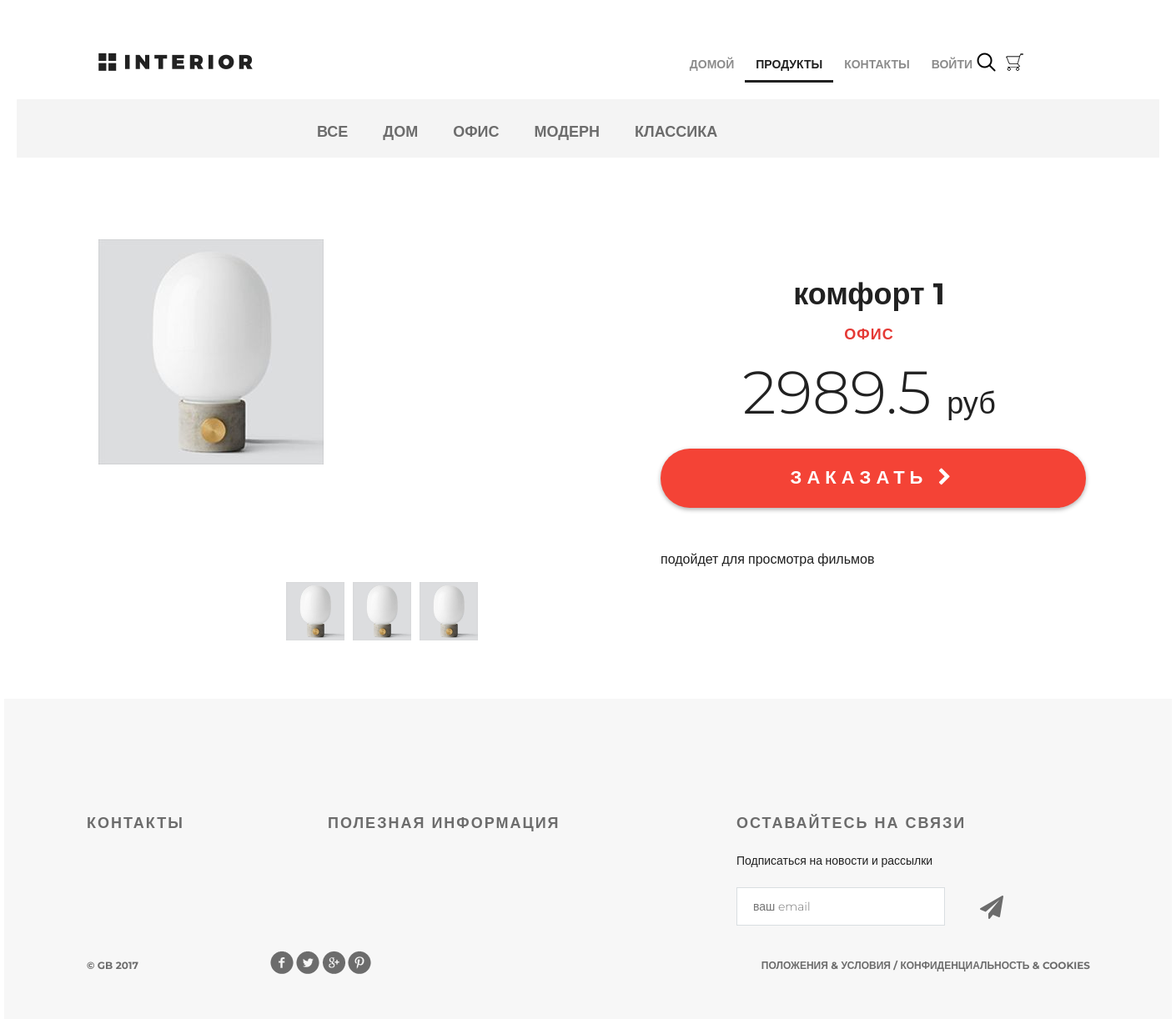
The page /products/product/1 on the database its author committed.
### mainapp/models.py (models this page shows, shortened)
class ProductCategory(models.Model):
    name = models.CharField(max_length=64, unique=True, verbose_name='имя')
    description = models.TextField(verbose_name='описание', blank=True)
    is_active = models.BooleanField(verbose_name='активность', default=True)

class Product(models.Model):
    category = models.ForeignKey(ProductCategory, on_delete=models.CASCADE)
    name = models.CharField(max_length=128, verbose_name='имя')
    image = models.ImageField(upload_to='products_image', blank=True)
    short_desc = models.CharField(max_length=64, verbose_name='краткое описание', blank=True)
    description = models.TextField(blank=True, verbose_name='описание')
    price = models.DecimalField(verbose_name='цена', max_digits=8, decimal_places=2, default=0)
    quantity = models.PositiveSmallIntegerField(verbose_name='количество на складе', default=0)
    is_active = models.BooleanField(verbose_name='активность', default=True)

### mainapp/views.py (the view)
# urls.py: path('product/<int:pk>', mainapp.product, name='product')
def product(request, pk):
    content = {
        'title': 'продукт',
        'product': get_object_or_404(Product, pk=pk),
        'links_menu': ProductCategory.objects.all(),
    }
    return render(request, 'mainapp/product.html', content)

### adminapp/templatetags/my_tags.py (called while the page is built)
def media_for_products(path_to_image):
    if not path_to_image:
        path_to_image = "products_images/default.jpg"
    return f'{settings.MEDIA_URL}{path_to_image}'

### mainapp/context_processors.py (called while the page is built)
def basket(request):
    basket_list = []
    if request.user.is_authenticated:
        basket_list = Basket.objects.filter(user=request.user)
    return {
        'basket': basket_list
    }

### mainapp/templates/mainapp/product.html (shortened to what this page needs)
{% extends 'mainapp/base.html' %}
{% load static %}
{% load my_tags %}
{% block content %}
    <div class="hero-white">
        <div class="header clearfix">
            <a href="{% url 'main' %}" class="logo"></a>
            {% include 'mainapp/includes/inc_main_menu.html' %}
        </div>
    </div>
    <div class="details">
        <div class="links clearfix">
            {% include 'mainapp/includes/inc_categories_menu_product.html' %}
        </div>
        <div class="details-products">
            <div class="details-slider">
                <div class="slider-product">
                    <img src="{{ product.image|media_for_products }}">
                </div>
                <div class="slider-control">
                    <div class="block">
                        <a href="#"><img src="{{ product.image|media_for_products }}" alt="">
                        </a>
                    </div>
                    <div class="block">
                        <a href="#"><img src="{{ product.image|media_for_products }}" alt="">
                        </a>
                    </div>
                    <div class="block">
                        <a href="#"><img src="{{ product.image|media_for_products }}" alt="">
                        </a>
                    </div>
                </div>
            </div>
            <div class="description">
                <h3 class="big-bold">{{ product.name }}</h3>
                <h3 class="red">{{ product.category.name }}</h3>
                <p class="price"> {{ product.price|floatformat:1 }} <span>руб</span></p>
                <a href="{% url 'basket:add' product.pk %}" class="red-button">
                    заказать <i class="fa fa-chevron-right" aria-hidden="true"></i>
                </a>
                <div class="description-text">
                    <p>
                        {{ product.description }}
                    </p>
                </div>
            </div>
        </div>
    </div>
    <div class="clr-contact"></div>
{% endblock %}

### mainapp/templates/mainapp/includes/inc_categories_menu_product.html
<ul class="links-menu">
    <Li>
        <a href="{% url 'mainapp:category' 0 %}" {% if request.resolver_match.kwargs.pk == 0 %}class="active"{% endif %}>
            все
        </a>
    </Li>
    {% for link in links_menu %}
        <li>
            <a href="{% url 'mainapp:category' link.pk %}">
            {% if link.is_active %}
                {{ link.name }}
            {% endif %}
            </a>
        </li>
    {% endfor %}
</ul>

### static/css/style.css (style rules this page uses)
* { margin: 0; padding: 0; }
body { font-family: 'Montserrat', sans-serif; }
html, body { height: 100%; }
.slider-control .block a img { width: 70px; }
.clr-contact { height: 384px; }
.logo { background-image: url(/static/img/logo.png); margin-top: 63px; width: 185px; height: 22px; float: left; }
.clearfix:after { content: ""; display: block; clear: both; }
.big-bold { color: #212121; font-size: 36px; font-weight: 700; text-align: left; margin-bottom: 24px; line-height: 36px; }
.red { text-transform: uppercase; color: #e53935; font-size: 18px; font-weight: 700; text-align: left; letter-spacing: 1px; line-height: 17px; margin-bottom: 22px; }
.hero-white { background-color: #fff; height: 119px; padding-left: 98px; padding-right: 211px; position: relative; }
.links { height: 70px; background-color: #f4f4f4; position: relative; padding-left: 360px; }
.links-menu { margin: 27px auto 0px; position: absolute; }
.links-menu li { float: left; list-style-type: none; padding-right: 42px; }
.links-menu li a { text-decoration: none; color: #6c6c6c; font-size: 18px; font-weight: 700; text-transform: uppercase; }
.details-products { padding-left: 98px; padding-right: 98px; margin-top: 98px; height: 551px; }
.details-slider { width: 570px; float: left; margin-right: 30px; }
.slider-product { width: 570px; height: 400px; }
.slider-control { width: 420px; height: 70px; margin: 11px auto 0px; padding-left: 150px }
.slider-control .block { height: 70px; width: 70px; position: relative; float: left; margin-right: 10px; }
.description { width: 535px; float: right; padding-left: 35px }
.description .big-bold { color: #212121; font-size: 36px; font-weight: 700; text-align: center; margin-top: 47px; margin-bottom: 0px; }
.description .red { text-transform: uppercase; color: #e53935; font-size: 18px; font-weight: 700; text-align: center; letter-spacing: 1px; line-height: 17px; margin-top: 23px; margin-bottom: 36px; }
.description .price { color: #212121; font-size: 72px; font-weight: 300; line-height: 48px; text-align: center; }
.description .price span { color: #212121; font-size: 36px; font-weight: 300; line-height: 48px; text-align: center; }
.red-button { display: block; height: 71px; width: 510px; border-radius: 35px; background-color: #f44336; text-align: center; text-transform: uppercase; text-decoration: none; color: #ffffff; font-size: 22px; font-weight: 700; line-height: 24px; box-shadow: 0px 2px 4.85px 0.15px rgba(33, 33, 33, 0.35); line-height: 70px; letter-spacing: 6px; margin-top: 31px; }
.description-text { margin-top: 50px; color: #212121; font-size: 16px; font-weight: 300; line-height: 24px; text-align: left; }
.description-text p { margin-bottom: 0.5em; }

### rows shown on the page
ProductCategory: name "ДОМ"
ProductCategory: name "ОФИС"
ProductCategory: name "МОДЕРН"
ProductCategory: name "КЛАССИКА"
Product: image|media_for_products (picture), name "комфорт 1", category.name "ОФИС", price "2989.5", description "подойдет для просмотра фильмов"
